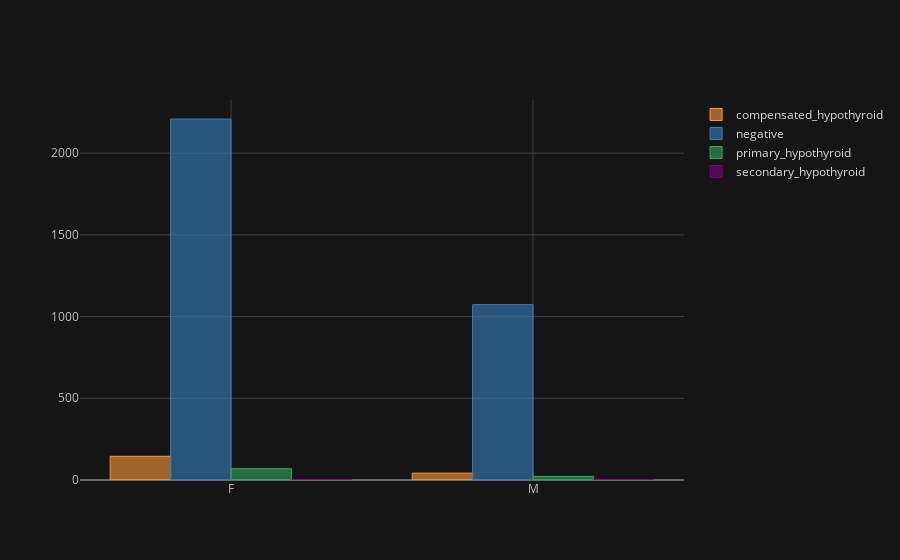

This figure's notebook cell:
### Code cell
pd.crosstab(df_copy['sex'],df['Class']).iplot(kind='bar')

### Figure 1 — Plotly figure (JSON) as saved in the notebook; plotly's stock layout.template omitted (floating-point values rounded to 4 significant figures)
{"data": [{"marker": {"color": "rgba(255, 153, 51, 0.6)", "line": {"color": "rgba(255, 153, 51, 1.0)", "width": 1}}, "name": "compensated_hypothyroid", "orientation": "v", "text": "", "type": "bar", "x": ["F", "M"], "y": [145, 42]}, {"marker": {"color": "rgba(55, 128, 191, 0.6)", "line": {"color": "rgba(55, 128, 191, 1.0)", "width": 1}}, "name": "negative", "orientation": "v", "text": "", "type": "bar", "x": ["F", "M"], "y": [2209, 1073]}, {"marker": {"color": "rgba(50, 171, 96, 0.6)", "line": {"color": "rgba(50, 171, 96, 1.0)", "width": 1}}, "name": "primary_hypothyroid", "orientation": "v", "text": "", "type": "bar", "x": ["F", "M"], "y": [69, 22]}, {"marker": {"color": "rgba(128, 0, 128, 0.6)", "line": {"color": "rgba(128, 0, 128, 1.0)", "width": 1}}, "name": "secondary_hypothyroid", "orientation": "v", "text": "", "type": "bar", "x": ["F", "M"], "y": [1, 1]}], "layout": {"legend": {"bgcolor": "#151516", "font": {"color": "#D9D9D9"}}, "paper_bgcolor": "#151516", "plot_bgcolor": "#151516", "title": {"font": {"color": "#D9D9D9"}}, "xaxis": {"gridcolor": "#434343", "showgrid": true, "tickfont": {"color": "#C2C2C2"}, "title": {"font": {"color": "#D9D9D9"}, "text": ""}, "zerolinecolor": "#666570"}, "yaxis": {"gridcolor": "#434343", "showgrid": true, "tickfont": {"color": "#C2C2C2"}, "title": {"font": {"color": "#D9D9D9"}, "text": ""}, "zerolinecolor": "#666570"}}}
